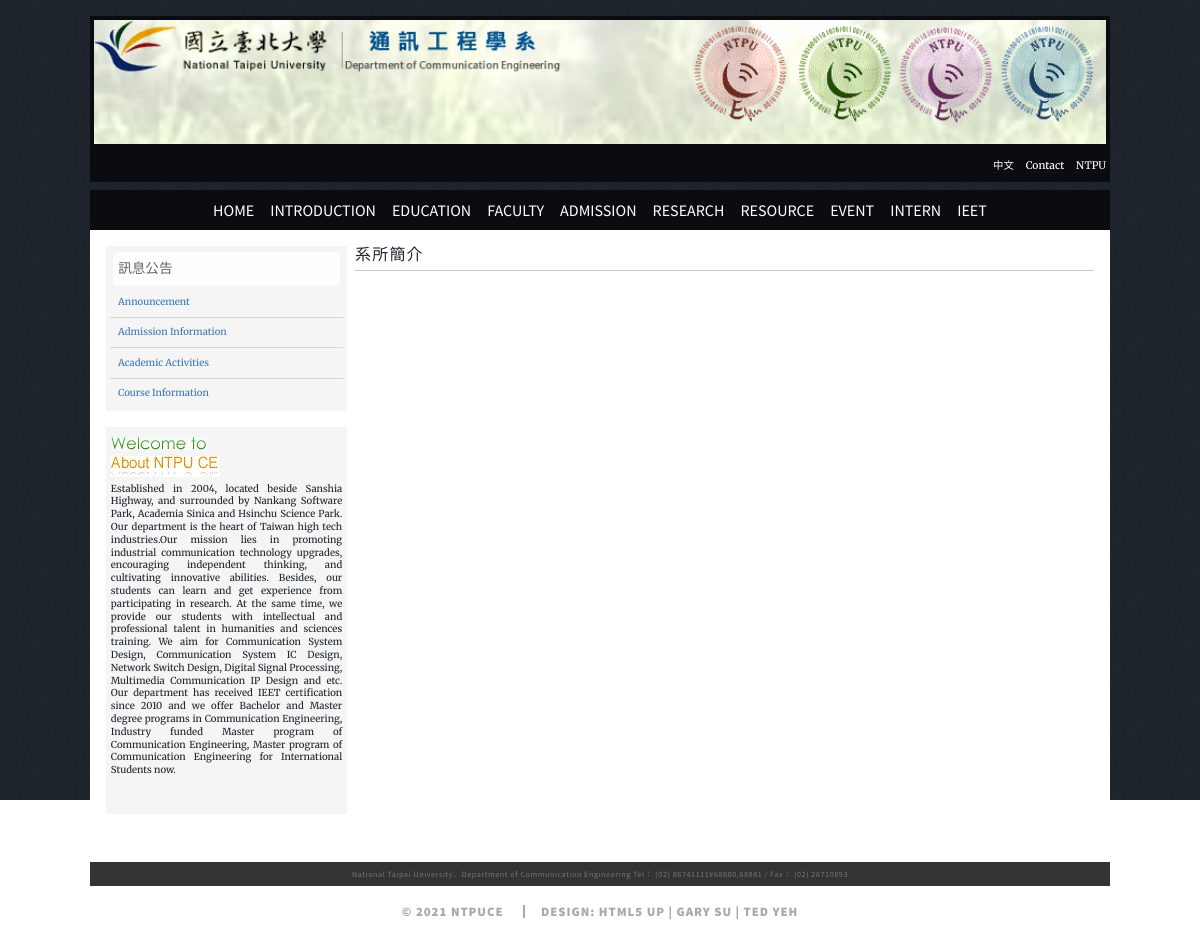
Screenshot of /eng/mods/basic/post.php?id=1 with the database file from the repository.
### tables this page shows
CREATE TABLE IF NOT EXISTS `class` (
  `id` smallint NOT NULL AUTO_INCREMENT,
  `title` varchar(50) DEFAULT NULL,
  `parent` smallint DEFAULT NULL,
  `mods` varchar(50) DEFAULT NULL,
  PRIMARY KEY (`id`)
);

CREATE TABLE IF NOT EXISTS `post` (
  `id` smallint NOT NULL AUTO_INCREMENT,
  `title` varchar(100) DEFAULT NULL,
  `class` smallint DEFAULT NULL,
  `enable` tinyint(1) NOT NULL DEFAULT '1',
  `content` varchar(25) DEFAULT NULL,
  `published` timestamp NULL DEFAULT CURRENT_TIMESTAMP,
  `href` varchar(300) DEFAULT NULL,
  PRIMARY KEY (`id`)
);

### mods/utils.php (called while the page is built, shortened)
<?php
function sql_query($link, $sql){
    $result = mysql_query($sql);
    return $result;
}
function sql_fetch($result){
    if($result){
        $row = mysql_fetch_array($result);
    }else{
        $row = false;
    }
    return $row;
}
?>

### eng/mods/basic/board.php (the view, shortened to what this page needs)
<?php
$link = sql_connect();
$sql = "SELECT * FROM class INNER JOIN mods ON mods.id=class.mods AND mods.name='info_eng';";
$result = sql_query($link, $sql);
?>
<div class="left-top">
    <div class="alert alert-light topic" role="alert">
        <div>
            訊息公告
        </div>
    </div>
    <ul class="list-group list-group-flush">
        <?php
        while($row = sql_fetch($result)){
            $cid = $row[0];
            $title = $row['title'];
            echo "<li class='list-group-item'><a href='/eng/mods/basic/content.php?class=$cid'>$title</a></li>";
        }
        ?>
    </ul>
</div>

### eng/mods/basic/post.php (shortened to what this page needs)
<!DOCTYPE HTML>
<html>
<head>
    <link href="/bootstrap-5.1.0-dist/css/bootstrap.min.css" rel="stylesheet">
    <link rel="stylesheet" href="/assets/css/article.css" />
    <link rel="stylesheet" href="/assets/css/common.css" />
</head>
<body class="">
    <div id="wrapper" class="fade-in">
        <?php include $_SERVER['DOCUMENT_ROOT'] . "/eng/mods/basic/top_banner.php"; ?>
        <?php include $_SERVER['DOCUMENT_ROOT'] . "/eng/mods/basic/navbar.php"; ?>
        <div id="main">
            <section id="main-infomation" style="padding-top: 1rem">
                <div class="container-fluid">
                    <div class="row m-0">
                        <div class="col-sm-12 col-md-3 px-md-1 px-0">
                            <?php include $_SERVER['DOCUMENT_ROOT'] . '/eng/mods/basic/board.php'; ?>
                            <?php include $_SERVER['DOCUMENT_ROOT'] . '/eng/mods/basic/intro.php'; ?>
                        </div>
                        <div class="col-sm-12 col-md-9 px-md-1 px-0">
                            <?php
                            $link = sql_connect();
                            $target = $_GET['id'];
                            $sql = "SELECT * FROM post WHERE id=$target AND enable=1;";
                            $res = sql_query($link, $sql);
                            $row = sql_fetch($res);
                            if ($row['href'] == '') {
                                echo '<h3 class="title">' . $row['title'] . '</h3><hr/>';
                            ?>
                            <?php
                            } else {
                                $href = $row['href'];
                                echo "<script>window.location.href = '$href';</script>";
                            }
                            ?>
                        </div>
                    </div>
                </div>
            </section>
        </div>
        <?php include $_SERVER['DOCUMENT_ROOT'] . '/eng/mods/basic/footer.php'; ?>
</body>
</html>

### eng/mods/basic/navbar.php (shortened to what this page needs)
<nav id="nav">
    <ul id="nav-ul" class="links d-flex justify-content-center" align="center" valign="center" >
        <li id="home"><a href="/eng/index.php">Home</a></li>
        <?php
        $link = sql_connect();
        $sql = "SELECT id FROM mods WHERE name='nav_eng';";
        $result = sql_query($link, $sql);
        $mid = sql_fetch($result)['id'];
        $sql = "SELECT * FROM class WHERE mods='$mid';";
        $result = sql_query($link, $sql);
        while ($row = sql_fetch($result)) {
            echo '<li><a href="/eng/mods/basic/content.php?class=' . $row['id'] . '">' . $row['title'] . '</a></li>';
        }
        ?>
    </ul>
</nav>

### assets/css/common.css (style rules this page uses)
.list-group > li > a { border: 0; }
.title { margin-bottom: 0.5rem; }

### eng/mods/basic/post.php (style rules this page uses)
.left-top { font-size: 0.85rem; padding: 0.2rem 0.25rem; margin-bottom: 1rem; background-color: #f5f5f5; }
.left-top>ul>li { background-color: inherit; padding: 0.2rem 0.5rem; font-size: 0.6rem; }
.topic { padding: 0rem 0.25rem; margin: 0.2rem 0.2rem 0.1rem 0.2rem; }
a { color: #3b7bb9; text-decoration: none !important; }
hr { border-bottom-color: #555555 !important; margin: 0.3rem 0 !important; border-bottom: 0rem !important; }

### rows the page displays
class: title "INTRODUCTION"
class: title "EDUCATION"
class: title "FACULTY"
class: title "ADMISSION"
class: title "RESEARCH"
class: title "RESOURCE"
class: title "EVENT"
class: title "INTERN"
class: title "IEET"
class: title "Announcement"
class: title "Admission Information"
class: title "Academic Activities"
class: title "Course Information"
post: title "系所簡介"
